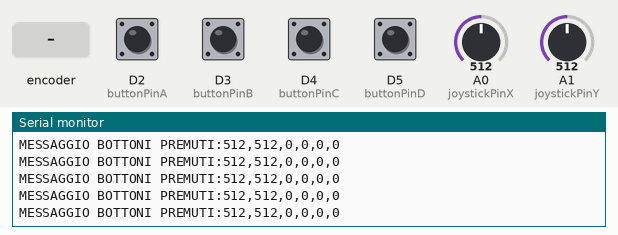
Bench run of a sketch on a simulated Arduino MKR. On the bench: the last lines printed to the serial monitor. The test bench sets the inputs (shaded band); at power-on: D2 (buttonPinA), D3 (buttonPinB), D4 (buttonPinC), D5 (buttonPinD) LOW, A0 (joystickPinX) = 512, A1 (joystickPinY) = 512. WiFi joins after 1.5 s; servers stay silent unless stated; no MQTT or app messages arrive unless stated.

Above: at 2.7 s.
2.8 s: A0 (joystickPinX) set to 716
At 3.4 s:
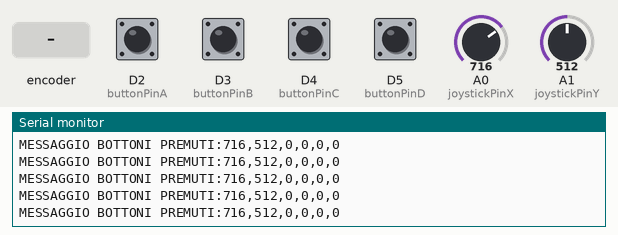
4.3 s: A1 (joystickPinY) set to 716
At 4.9 s:
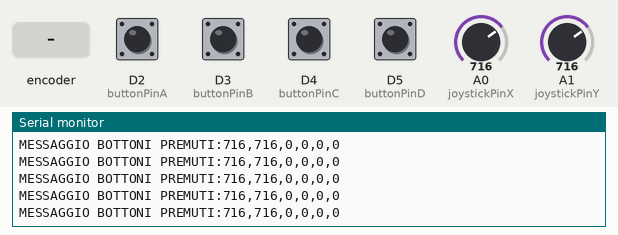
5.8 s: rotary encoder on D2 (buttonPinA) / D3 (buttonPinB) turned 1 step (first pin leading)
At 6.8 s:
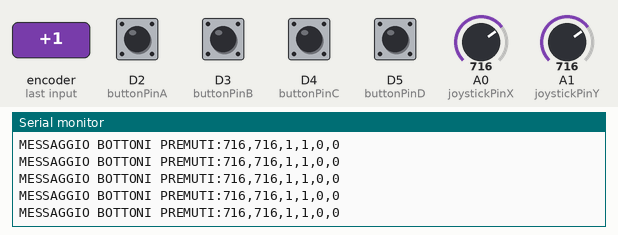
7.5 s: D4 (buttonPinC) pulled HIGH for 0.15 s
9.1 s: D5 (buttonPinD) pulled HIGH for 0.15 s
10.7 s: A0 (joystickPinX) set to 900
At 11.6 s:
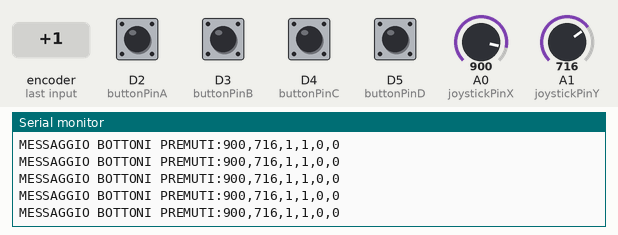
Timing chart, 0 to 13.2 s (numbered marks = the images above; inputs shaded):
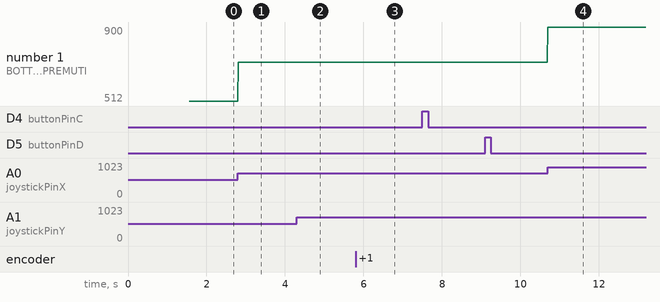

Measured:
- after the input at 2.8 s, the serial monitor: prints a new line at once (image 1)
- after the input at 4.3 s, the serial monitor: prints a new line at once (image 2)
- after the input at 5.8 s, the serial monitor: prints a new line after 0.05 s (image 3)
- after the input at 10.7 s, the serial monitor: prints a new line at once (image 4)
- plotted number 1: 512 → 716 after the input at 2.8 s, 716 → 900 after the input at 10.7 s

The sketch:

Joystick.ino
```cpp
#include <SPI.h>
#include <WiFiNINA.h>
#include <PubSubClient.h>
#include <WiFi.h>

// Inserisci le informazioni della tua rete
// Inserisci le informazioni della tua rete
char ssid[] = "WiFi-LabIoT";  // il tuo network SSID (nome)
char pass[] = "s1jzsjkw5b";   // la tua password di rete

// Indirizzo IP e porta del server MQTT
const char* mqtt_server = "192.168.1.21";

// Definisci i pin per il joystick e i pulsanti
const int joystickPinX = A0;
const int joystickPinY = A1;
const int buttonPinA = 2;
const int buttonPinB = 3;
const int buttonPinC = 4;
const int buttonPinD = 5;

WiFiClient espClient;
PubSubClient client(espClient);

void setup() {
  // Inizializza la comunicazione seriale
  Serial.begin(9600);

  // Connetti alla rete WiFi
  setup_wifi();

  // Imposta il server MQTT
  client.setServer(mqtt_server, 1883);
}

void loop() {
  if (!client.connected()) {
    reconnect();
  }
  client.loop();

  // Leggi i valori del joystick
  int joystickValueX = analogRead(joystickPinX);
  int joystickValueY = analogRead(joystickPinY);

  // Leggi i valori dei pulsanti
  int buttonStateA = digitalRead(buttonPinA);
  int buttonStateB = digitalRead(buttonPinB);
  int buttonStateC = digitalRead(buttonPinC);
  int buttonStateD = digitalRead(buttonPinD);

  // Crea il messaggio da inviare
  String message = String(joystickValueX) + "," + String(joystickValueY) + "," + String(buttonStateA) + "," + String(buttonStateB) + "," + String(buttonStateC) + "," + String(buttonStateD);
   Serial.println("MESSAGGIO BOTTONI PREMUTI:" + message);
  // Invia il messaggio al topic "joystickCommands"
  client.publish("joystickCommands", message.c_str());

  delay(16); // Ritardo per rendere più leggibili i dati sulla seriale
}

void setup_wifi() {
  delay(10);
  // Connetti alla rete WiFi
  Serial.println();
  Serial.print("Connecting to ");
  Serial.println(ssid);

  WiFi.begin(ssid, pass);

  while (WiFi.status() != WL_CONNECTED) {
    delay(500);
    Serial.print(".");
  }

  Serial.println("");
  Serial.println("WiFi connected");
  Serial.println("IP address: ");
  Serial.println(WiFi.localIP());
}

void reconnect() {
  // Loop fino a quando non siamo connessi
  while (!client.connected()) {
    Serial.println(WiFi.localIP());

    Serial.print("Server non connesso...");
    // Prova a connetterti
    if (client.connect("ClientJoystick")) {
      Serial.println("connected");
    } else {
      Serial.print("failed, rc=");
      Serial.print(client.state());
      Serial.println(" try again in 5 seconds");
      // Aspetta 5 secondi prima di riprovare
      delay(5000);
    }
  }
}
```
